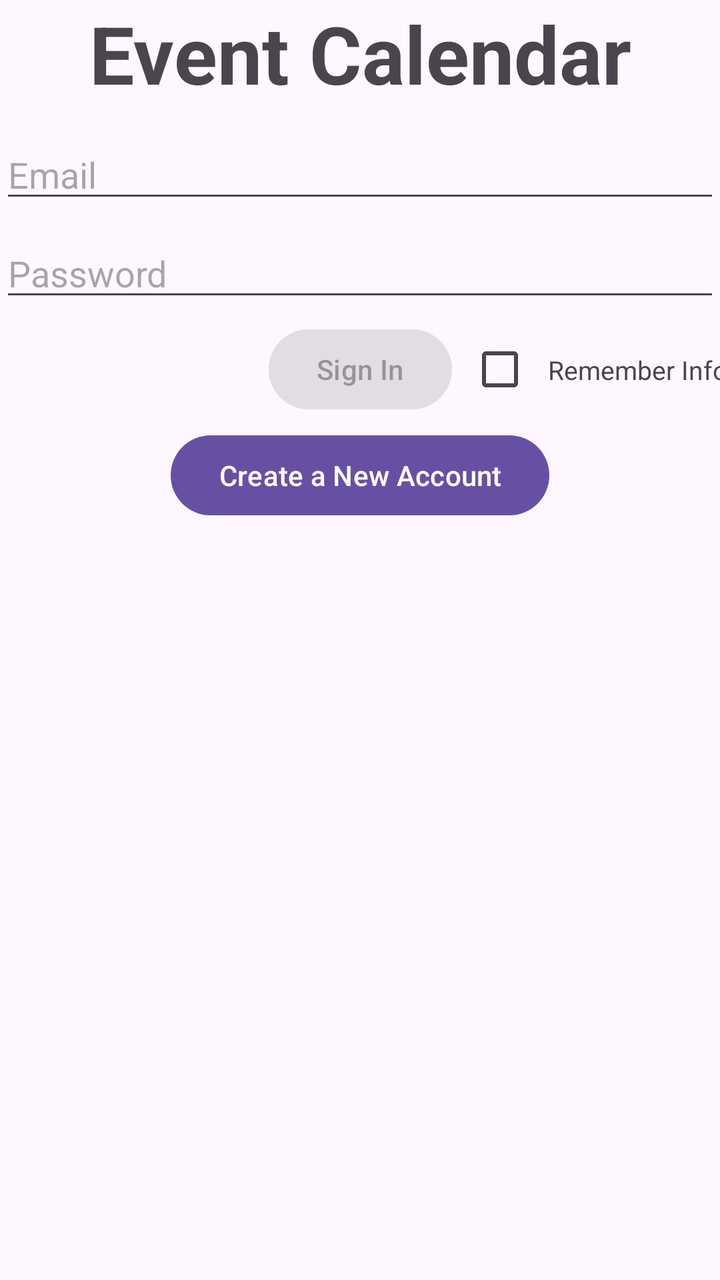
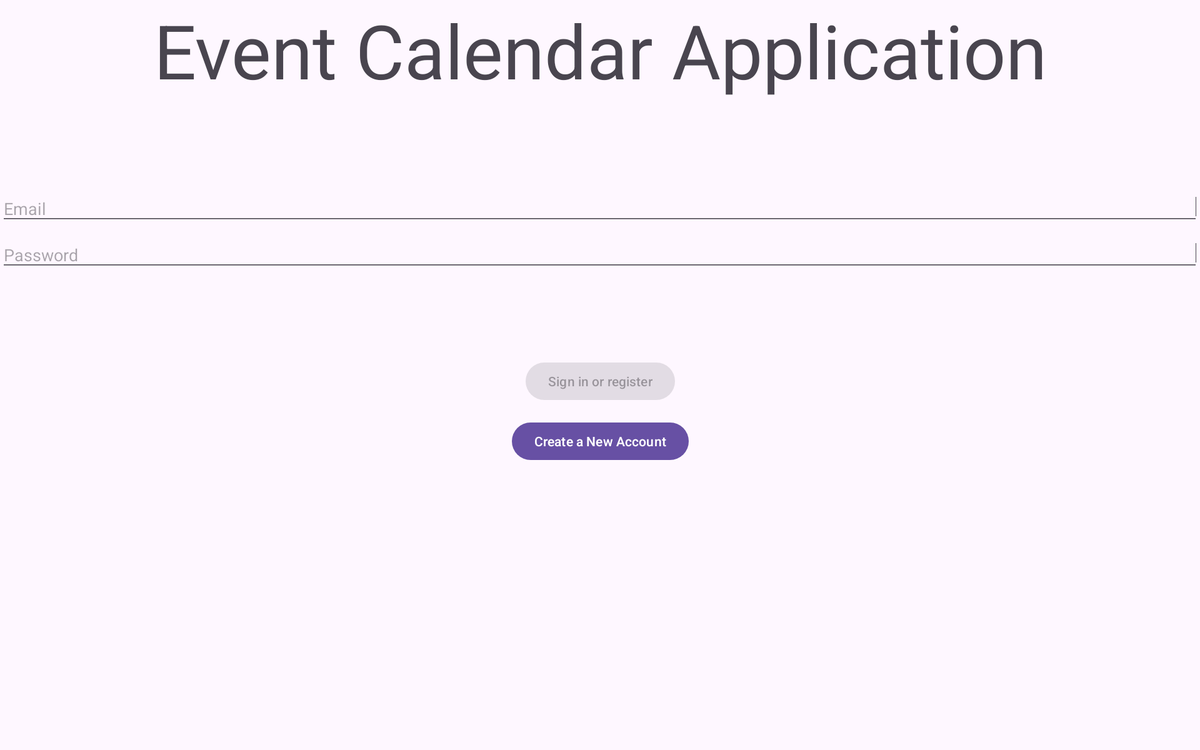

One screen, two layout resources from the same app: the default and the repository's alternative for another configuration. Each is rendered where Android would select it; the XML of both is given below.
<!-- AndroidManifest.xml: application theme Theme.CS360FinalProjectByJasonBarry -->
<!-- res/layout/activity_login.xml -->
<?xml version="1.0" encoding="utf-8"?>
<androidx.constraintlayout.widget.ConstraintLayout xmlns:android="http://schemas.android.com/apk/res/android"
    xmlns:app="http://schemas.android.com/apk/res-auto"
    xmlns:tools="http://schemas.android.com/tools"
    android:id="@+id/container"
    android:layout_width="match_parent"
    android:layout_height="match_parent"
    android:paddingLeft="@dimen/activity_horizontal_margin"
    android:paddingTop="@dimen/activity_vertical_margin"
    android:paddingRight="@dimen/activity_horizontal_margin"
    android:paddingBottom="@dimen/activity_vertical_margin"
    tools:context=".ui.login.LoginActivity">

    <TextView
        android:layout_width="match_parent"
        android:layout_height="wrap_content"
        app:layout_constraintLeft_toLeftOf="parent"
        app:layout_constraintTop_toTopOf="parent"
        android:text="@string/app_name"
        android:maxLines="1"
        android:textSize="40sp"
        android:textAlignment="center"
        android:textStyle="bold"
        />

    <EditText
        android:id="@+id/username"
        android:layout_width="0dp"
        android:layout_height="wrap_content"
        android:layout_marginTop="65dp"
        android:autofillHints="@string/prompt_email"
        android:hint="@string/prompt_email"
        android:inputType="textEmailAddress"
        android:selectAllOnFocus="true"
        app:layout_constraintEnd_toEndOf="parent"
        app:layout_constraintStart_toStartOf="parent"
        app:layout_constraintTop_toTopOf="parent" />

    <EditText
        android:id="@+id/password"
        android:layout_width="0dp"
        android:layout_height="wrap_content"
        android:layout_marginTop="8dp"
        android:autofillHints="@string/prompt_password"
        android:hint="@string/prompt_password"
        android:imeActionLabel="@string/action_sign_in_short"
        android:imeOptions="actionDone"
        android:inputType="textPassword"
        android:selectAllOnFocus="true"
        app:layout_constraintEnd_toEndOf="parent"
        app:layout_constraintStart_toStartOf="parent"
        app:layout_constraintTop_toBottomOf="@+id/username" />

    <Button
        android:id="@+id/login"
        android:layout_width="wrap_content"
        android:layout_height="wrap_content"
        android:layout_gravity="start"
        android:layout_marginTop="5dp"
        android:layout_marginBottom="64dp"
        android:enabled="false"
        android:text="@string/sign_in"
        app:layout_constraintTop_toBottomOf="@id/password"
        app:layout_constraintEnd_toEndOf="parent"
        app:layout_constraintStart_toStartOf="parent"
        app:layout_constraintVertical_bias="0.2" />

    <Button
        android:id="@+id/createNewAccount"
        android:layout_width="wrap_content"
        android:layout_height="wrap_content"
        android:layout_gravity="start"
        android:layout_marginTop="5dp"
        android:layout_marginBottom="64dp"
        android:enabled="true"
        android:text="@string/create_a_new_account"
        app:layout_constraintTop_toBottomOf="@id/login"
        app:layout_constraintEnd_toEndOf="parent"
        app:layout_constraintStart_toStartOf="parent"
        app:layout_constraintVertical_bias="0.2" />

    <CheckBox
        android:id="@+id/checkBox"
        android:layout_width="wrap_content"
        android:layout_height="wrap_content"
        app:layout_constraintBaseline_toBaselineOf="@id/login"
        app:layout_constraintLeft_toRightOf="@id/login"
        />


    <TextView
        android:layout_width="wrap_content"
        android:layout_height="wrap_content"
        android:text="Remember Info?"
        android:textSize="13sp"
        app:layout_constraintLeft_toRightOf="@id/checkBox"
        app:layout_constraintBaseline_toBaselineOf="@id/checkBox" />

</androidx.constraintlayout.widget.ConstraintLayout>
<!-- resources referenced by this layout -->
<resources>
  <string name="action_sign_in_short">Sign in</string>
  <string name="app_name">Event Calendar Application</string>
  <string name="create_a_new_account">Create a New Account</string>
  <string name="prompt_email">Email</string>`
  <string name="prompt_password">Password</string>
  <string name="sign_in">Sign In</string>
  <style name="Theme.CS360FinalProjectByJasonBarry" parent="Base.Theme.CS360FinalProjectByJasonBarry" />
  <style name="Base.Theme.CS360FinalProjectByJasonBarry" parent="Theme.Material3.DayNight">
          
          
      </style>
</resources>
<!-- res/layout-w1240dp/activity_login.xml (the repository's variant of the layout above) -->
<!-- drawn on a large tablet held sideways -->
<?xml version="1.0" encoding="utf-8"?>
<androidx.constraintlayout.widget.ConstraintLayout xmlns:android="http://schemas.android.com/apk/res/android"
    xmlns:app="http://schemas.android.com/apk/res-auto"
    xmlns:tools="http://schemas.android.com/tools"
    android:id="@+id/container"
    android:layout_width="match_parent"
    android:layout_height="match_parent"
    android:paddingLeft="@dimen/activity_horizontal_margin"
    android:paddingTop="@dimen/activity_vertical_margin"
    android:paddingRight="@dimen/activity_horizontal_margin"
    android:paddingBottom="@dimen/activity_vertical_margin"
    tools:context=".Login.View.LoginActivity">

    <TextView
        android:layout_width="match_parent"
        android:layout_height="wrap_content"
        app:layout_constraintLeft_toLeftOf="parent"
        app:layout_constraintTop_toTopOf="parent"
        android:text="@string/app_name"
        android:textSize="80sp"
        android:textAlignment="center"
        />
    <EditText
        android:id="@+id/username"
        android:layout_width="0dp"
        android:layout_height="wrap_content"
        android:layout_marginTop="200dp"
        android:autofillHints="@string/prompt_email"
        android:hint="@string/prompt_email"
        android:inputType="textEmailAddress"
        android:selectAllOnFocus="true"
        app:layout_constraintEnd_toEndOf="parent"
        app:layout_constraintStart_toStartOf="parent"
        app:layout_constraintTop_toTopOf="parent" />

    <EditText
        android:id="@+id/password"
        android:layout_width="0dp"
        android:layout_height="wrap_content"
        android:layout_marginTop="8dp"
        android:autofillHints="@string/prompt_password"
        android:hint="@string/prompt_password"
        android:imeActionLabel="@string/action_sign_in_short"
        android:imeOptions="actionDone"
        android:inputType="textPassword"
        android:selectAllOnFocus="true"
        app:layout_constraintEnd_toEndOf="parent"
        app:layout_constraintStart_toStartOf="parent"
        app:layout_constraintTop_toBottomOf="@+id/username" />

    <Button
        android:id="@+id/login"
        android:layout_width="wrap_content"
        android:layout_height="wrap_content"
        android:layout_gravity="start"
        android:layout_marginTop="16dp"
        android:layout_marginBottom="64dp"
        android:enabled="false"
        android:text="@string/action_sign_in"
        app:layout_constraintBottom_toBottomOf="parent"
        app:layout_constraintEnd_toEndOf="parent"
        app:layout_constraintStart_toStartOf="parent"
        app:layout_constraintTop_toBottomOf="@+id/password"
        app:layout_constraintVertical_bias="0.2" />

    <Button
        android:id="@+id/createNewAccount"
        android:layout_width="wrap_content"
        android:layout_height="wrap_content"
        android:layout_gravity="start"
        android:layout_marginTop="16dp"
        android:layout_marginBottom="64dp"
        android:enabled="true"
        android:text="@string/create_a_new_account"
        app:layout_constraintTop_toBottomOf="@id/login"
        app:layout_constraintEnd_toEndOf="parent"
        app:layout_constraintStart_toStartOf="parent"
        app:layout_constraintVertical_bias="0.2" />

</androidx.constraintlayout.widget.ConstraintLayout>
<!-- resources referenced by the variant -->
<!-- as a large tablet held sideways resolves them -->
<resources>
  <string name="action_sign_in">Sign in or register</string>
  <string name="action_sign_in_short">Sign in</string>
  <string name="app_name">Event Calendar Application</string>
  <string name="create_a_new_account">Create a New Account</string>
  <string name="prompt_email">Email</string>`
  <string name="prompt_password">Password</string>
  <style name="Theme.CS360FinalProjectByJasonBarry" parent="Base.Theme.CS360FinalProjectByJasonBarry" />
  <style name="Base.Theme.CS360FinalProjectByJasonBarry" parent="Theme.Material3.DayNight">
          
          
      </style>
</resources>
